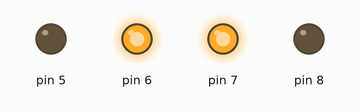
Recording of a sketch running on a simulated Arduino Uno, built with avr-gcc and run on an emulated ATmega328P. On the bench: output pins drawn as LEDs (lit = HIGH).

Above: at 1.5 s.
At 4.5 s:
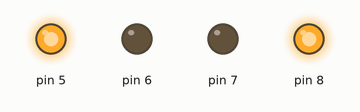
At 7.5 s:
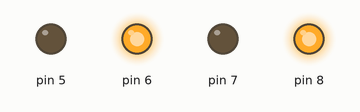
Timing chart, 0 to 11.7 s (numbered marks = the images above):
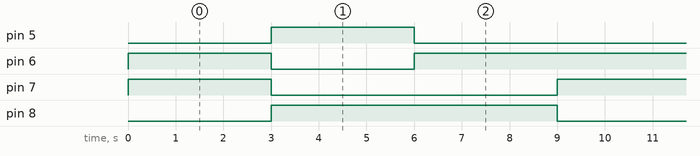

Measured:
- by itself, pin 5, pin 7: alternates HIGH for 3.0 s and LOW for 6.0 s
- by itself, pin 6: repeats every 9.0 s: LOW 3.0 s, HIGH 6.0 s
- by itself, pin 8: alternates HIGH for 6.0 s and LOW for 3.0 s

The sketch:

motor.ino
```cpp
int t=3000;
void leftc()
{
  digitalWrite(7,HIGH);
   digitalWrite(8,LOW);
}
void lefta()
{

   digitalWrite(7,LOW);
   digitalWrite(8,HIGH);
  }


void rightc()
{
  digitalWrite(6,HIGH);
   digitalWrite(5,LOW);
}
void righta()
{

   digitalWrite(6,LOW);
   digitalWrite(5,HIGH);
  }
void setup() {
  // put your setup code here, to run once:
  pinMode(7,OUTPUT);
  pinMode(8,OUTPUT);
  pinMode(6,OUTPUT);
  pinMode(5,OUTPUT);


}

void loop() {

rightc();
leftc();
delay(t);
 righta();
 lefta();
  delay(t);
rightc();

delay(t);
}
```
